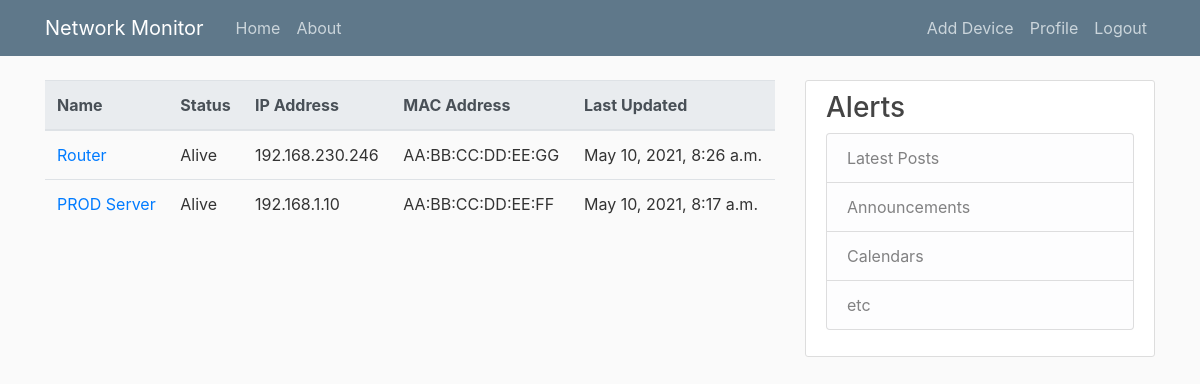
Page / (signed in) on the earlier database version.
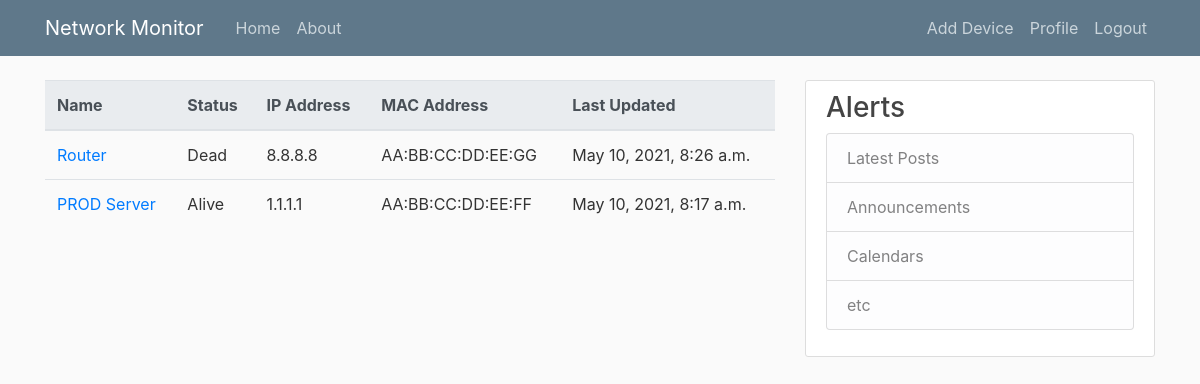
Same page on the later database version.
### netmon/models.py (models this page shows, shortened)
class Device(models.Model):
    dev_name = models.CharField(max_length=100)
    dev_id = models.IntegerField
    dev_type = models.CharField(max_length=100)
    dev_ip = models.CharField(max_length=16)
    dev_mac = models.CharField(max_length=18)
    dev_info = models.CharField(max_length=100)
    dev_tx_traffic = models.IntegerField(max_length=100, default="987642")
    dev_rx_traffic = models.IntegerField(max_length=100, default="456787")
    dev_last_updated = models.DateTimeField(default=timezone.now)
    dev_added_by = models.ForeignKey(User, on_delete=models.CASCADE)
    dev_status = models.CharField(max_length=5, default="Alive")

### netmon/views.py (the view)
# urls.py: path('', DeviceListView.as_view(), name='netmon-home'),
class DeviceListView(LoginRequiredMixin, ListView):
    model = Device
    template_name = 'netmon/home.html' # <app>/<model>_<viewtype>.html
    context_object_name = 'devices'
    ordering = ['-dev_last_updated']

### netmon/templates/netmon/home.html (shortened to what this page needs)
{% extends "netmon/base.html" %}
{% block content %}
<div>
    <table class="table">
        <thead class="thead-light">
            <tr>
                <th scope="col">Name</th>
                <th scope="col">Status</th>
                <th scope="col">IP Address</th>
                <th scope="col">MAC Address</th>
                <th scope="col">Last Updated</th>
            </tr>
        </thead>
        <tbody>
            {% for device in devices %}
            <tr>
                <td><a href="{% url 'device-detail' device.id %}">{{ device.dev_name }}</a></td>
                <td>{{ device.dev_status }}</td>
                <td>{{ device.dev_ip }}</td>
                <td>{{ device.dev_mac }}</td>
                <td>{{ device.dev_last_updated }}</td>
            </tr>
            {% endfor %}
        </tbody>
    </table>
</div>
{%endblock content %}

Differences in the rows shown:
changed Device "Router": dev_status "Alive" → "Dead"; dev_ip "192.168.230.246" → "8.8.8.8"
changed Device "PROD Server": dev_ip "192.168.1.10" → "1.1.1.1"
